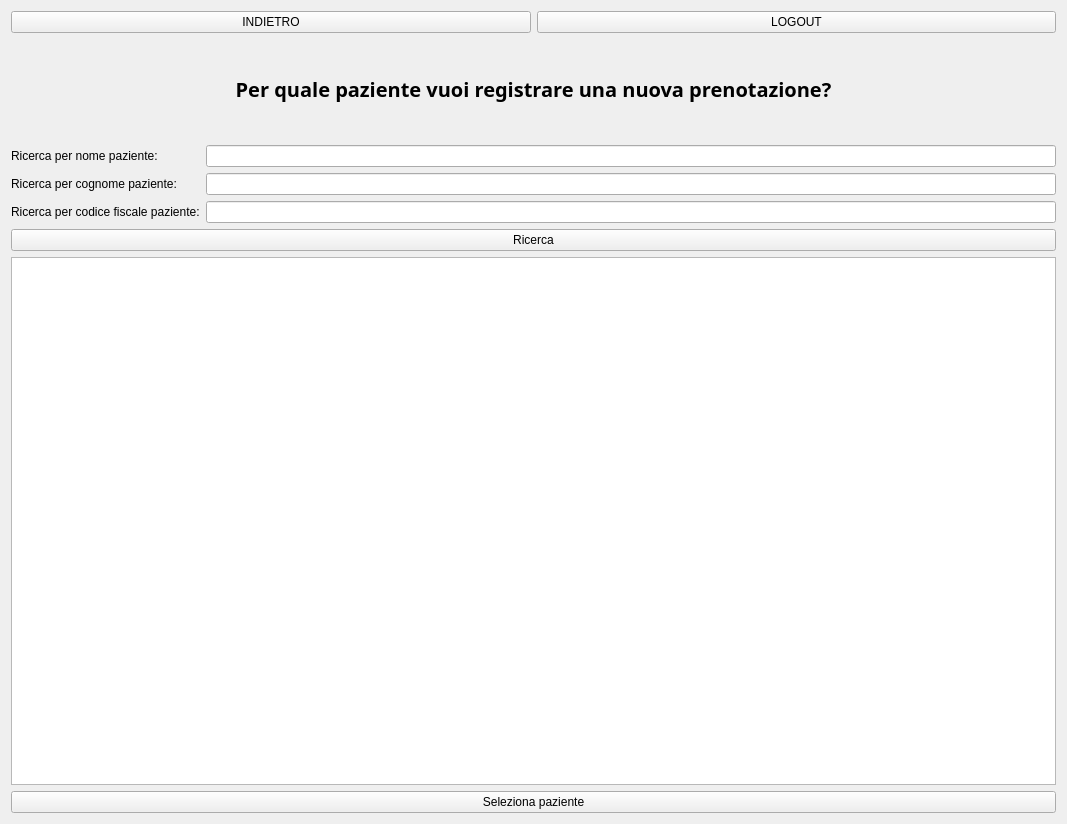
<?xml version="1.0" encoding="UTF-8"?>
<ui version="4.0">
 <class>Form</class>
 <widget class="QWidget" name="Form">
  <property name="geometry">
   <rect>
    <x>0</x>
    <y>0</y>
    <width>1067</width>
    <height>824</height>
   </rect>
  </property>
  <property name="windowTitle">
   <string>Segretario - Nuova prenotazione - Seleziona un paziente</string>
  </property>
  <layout class="QVBoxLayout" name="verticalLayout">
   <item>
    <layout class="QVBoxLayout" name="verticalLayoutPrincipale">
     <item>
      <layout class="QHBoxLayout" name="horizontalLayoutIndietroLogout">
       <item>
        <widget class="QPushButton" name="pushButtonIndietro">
         <property name="text">
          <string>INDIETRO</string>
         </property>
        </widget>
       </item>
       <item>
        <widget class="QPushButton" name="pushButtonLogout">
         <property name="text">
          <string>LOGOUT</string>
         </property>
        </widget>
       </item>
      </layout>
     </item>
     <item>
      <widget class="QLabel" name="labelDomandaSceglPaziente">
       <property name="minimumSize">
        <size>
         <width>0</width>
         <height>100</height>
        </size>
       </property>
       <property name="font">
        <font>
         <family>Cascadia Mono Light</family>
         <pointsize>15</pointsize>
         <weight>75</weight>
         <italic>false</italic>
         <bold>true</bold>
         <underline>false</underline>
         <strikeout>false</strikeout>
         <kerning>true</kerning>
        </font>
       </property>
       <property name="text">
        <string>Per quale paziente vuoi registrare una nuova prenotazione?</string>
       </property>
       <property name="alignment">
        <set>Qt::AlignCenter</set>
       </property>
      </widget>
     </item>
     <item>
      <layout class="QGridLayout" name="gridLayoutRicerca">
       <item row="3" column="1">
        <widget class="QLineEdit" name="lineEditRicercaCodiceFiscale"/>
       </item>
       <item row="2" column="0">
        <widget class="QLabel" name="labelRicercaCognome">
         <property name="text">
          <string>Ricerca per cognome paziente:</string>
         </property>
        </widget>
       </item>
       <item row="1" column="0">
        <widget class="QLabel" name="labelRicercaNome">
         <property name="text">
          <string>Ricerca per nome paziente: </string>
         </property>
        </widget>
       </item>
       <item row="7" column="0" colspan="2">
        <widget class="QPushButton" name="pushButtonRicerca">
         <property name="text">
          <string>Ricerca</string>
         </property>
        </widget>
       </item>
       <item row="1" column="1">
        <widget class="QLineEdit" name="lineEditRicercaNome"/>
       </item>
       <item row="2" column="1">
        <widget class="QLineEdit" name="lineEditRicercaCognome"/>
       </item>
       <item row="3" column="0">
        <widget class="QLabel" name="labelRicercaCodiceFiscale">
         <property name="text">
          <string>Ricerca per codice fiscale paziente:</string>
         </property>
        </widget>
       </item>
      </layout>
     </item>
     <item>
      <widget class="QListView" name="listViewPrenotazioni"/>
     </item>
     <item>
      <layout class="QVBoxLayout" name="verticalLayputVisualizzaPrenotazione">
       <item>
        <widget class="QPushButton" name="pushButtonVisualizzaPrenotazione">
         <property name="text">
          <string>Seleziona paziente</string>
         </property>
        </widget>
       </item>
      </layout>
     </item>
    </layout>
   </item>
  </layout>
 </widget>
 <resources/>
 <connections/>
</ui>
